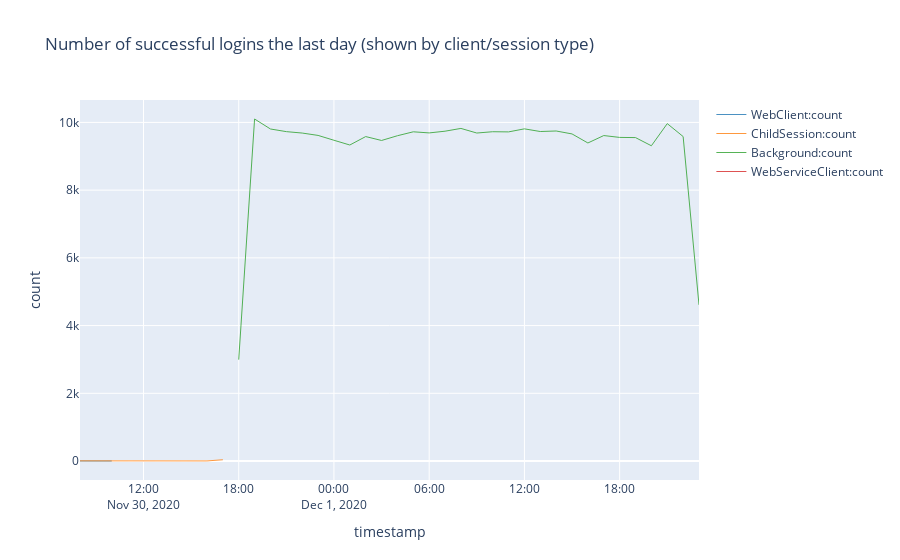

Notebook cell for this chart:
### Code cell
%%kql
let _aadTenantId = aadTenantId;
let _environmentName = environmentName;
let _startDate = startDate;
let _endDate = endDate;
traces
| where 1==1 
    and timestamp >= todatetime(_startDate)
    and timestamp <= todatetime(_endDate) + totimespan(24h) - totimespan(1ms)   
    and customDimensions.aadTenantId == _aadTenantId
    and (_environmentName == '' or customDimensions.environmentName == _environmentName )
    and customDimensions.eventId == 'RT0004'
| extend clientType = tostring( customDimensions.clientType )
| summarize count=count() by clientType, bin(timestamp, 1h)
| render timechart title= 'Number of successful logins the last day (shown by client/session type)'
